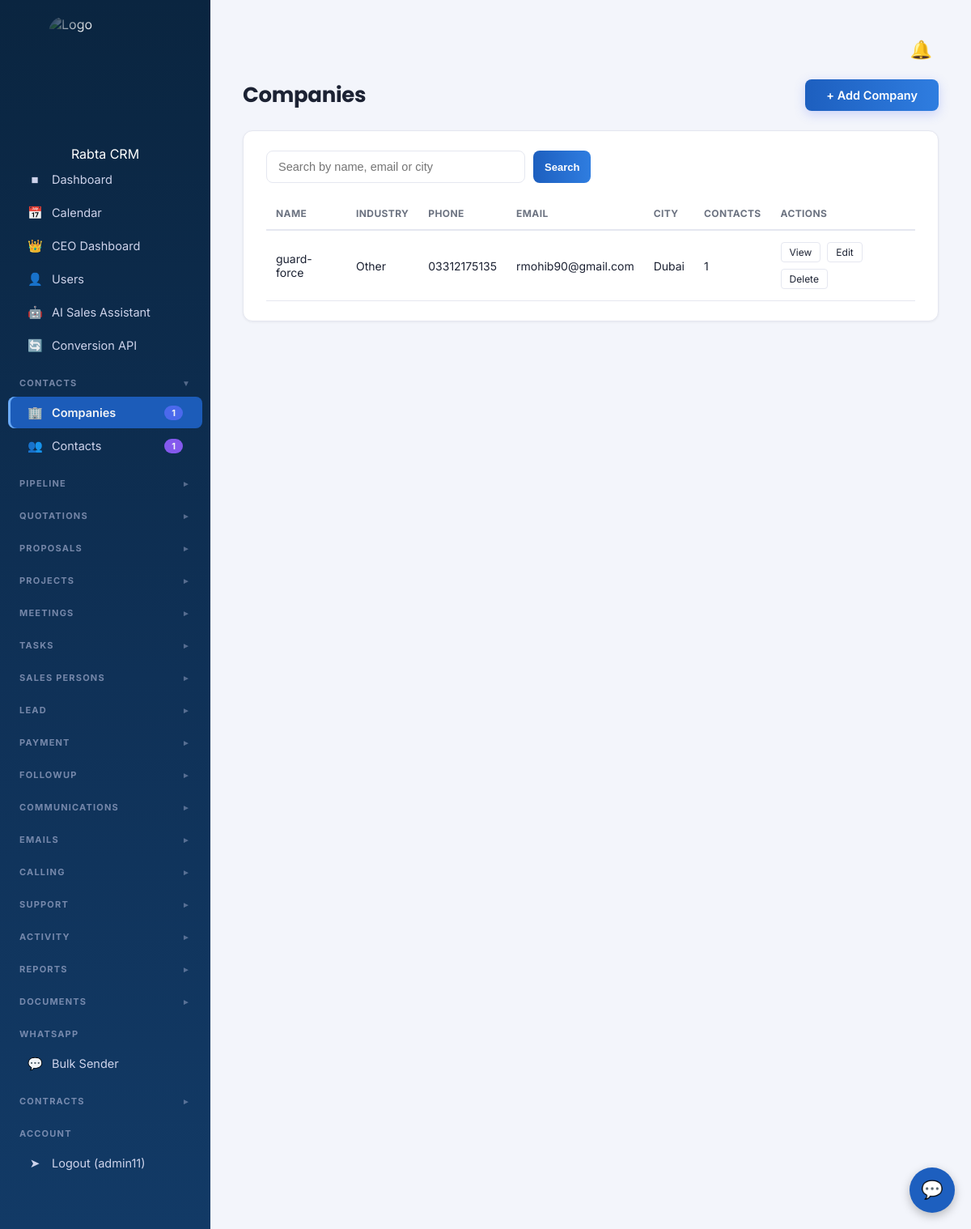
/companies/ (signed in), run on the app's committed database.
### leads/models.py (models this page shows, shortened)
class Company(models.Model):
    name = models.CharField(max_length=200)
    industry = models.CharField(max_length=30, choices=INDUSTRY_CHOICES, blank=True, null=True)
    website = models.URLField(blank=True, null=True)
    email = models.EmailField(blank=True, null=True)
    phone = models.CharField(max_length=30, blank=True, null=True)
    address = models.CharField(max_length=255, blank=True, null=True)
    city = models.CharField(max_length=100, blank=True, null=True)
    country = models.CharField(max_length=100, blank=True, null=True)
    notes = models.TextField(blank=True, null=True)
    created_at = models.DateTimeField(auto_now_add=True)
    class Meta:
        ordering = ['name']
        verbose_name_plural = 'Companies'

### leads/views.py (the view)
# urls.py: path('companies/', views.company_list, name='company_list'),
@login_required
def company_list(request):
    q = request.GET.get('q')
    companies = Company.objects.all()
    if q:
        companies = companies.filter(
            Q(name__icontains=q) | Q(email__icontains=q) | Q(city__icontains=q)
        )
    context = {'companies': companies, 'active': 'companies', 'title': 'Companies'}
    return render(request, 'leads/company_list.html', context)

### leads/templates/leads/company_list.html (shortened to what this page needs)
{% extends 'leads/base.html' %}
{% load custom_filters %}
{% block content %}
<div style="display:flex; justify-content:space-between; align-items:center; margin-bottom:24px;">
    <h1 class="page-title" style="margin:0;">Companies</h1>
    {% if request.user|has_full_access:'contacts' %}
        <a href="{% url 'company_create' %}" class="btn">+ Add Company</a>
    {% endif %}
</div>
<div class="card">
    <form method="get" class="search-bar">
        <input type="text" name="q" class="form-control"
               placeholder="Search by name, email or city" value="{{ request.GET.q }}">
        <button type="submit" class="btn btn-small">Search</button>
    </form>
    <table>
        <thead>
            <tr>
                <th>Name</th><th>Industry</th><th>Phone</th>
                <th>Email</th><th>City</th><th>Contacts</th><th>Actions</th>
            </tr>
        </thead>
        <tbody>
            {% for c in companies %}
            <tr>
                <td><a href="{% url 'company_detail' c.pk %}">{{ c.name }}</a></td>
                <td>{{ c.get_industry_display|default:"-" }}</td>
                <td>{{ c.phone|default:"-" }}</td>
                <td>{{ c.email|default:"-" }}</td>
                <td>{{ c.city|default:"-" }}</td>
                <td>{{ c.contacts.count }}</td>
                <td>
                    <div class="action-links">
                        <a href="{% url 'company_detail' c.pk %}">View</a>
                        {% if request.user|has_full_access:'contacts' %}
                            <a href="{% url 'company_edit' c.pk %}">Edit</a>
                            <a href="{% url 'company_delete' c.pk %}"
                                onclick="return confirm('Delete {{ c.name }}?')">Delete</a>
                        {% else %}
                            <span style="font-size:11px;">👁 View Only</span>
                        {% endif %}
                    </div>
                </td>
            </tr>
            {% empty %}
            <tr><td colspan="7" class="empty-state">No companies yet.</td></tr>
            {% endfor %}
        </tbody>
    </table>
</div>
{% endblock %}

### leads/templates/leads/base.html (shortened to what this page needs)
{% load custom_filters %}
{% load static %}
<!DOCTYPE html>
<html lang="en">
<head>
<link rel="stylesheet" href="{% static 'css/style.css' %}">
</head>
<body>
<div class="app" id="appRoot">
    <aside class="sidebar">
        <div class="brand" style="display:flex; justify-content:center; padding: 20px 0;">
            <div style="
                width: 140px;
                height: 140px;
                border-radius: 20px;
                overflow: hidden;
                -webkit-mask-image: radial-gradient(circle, rgba(0,0,0,1) 55%, rgba(0,0,0,0) 100%);
                mask-image: radial-gradient(circle, rgba(0,0,0,1) 55%, rgba(0,0,0,0) 100%);
            ">
                <img src="{% static 'images/logo1.png' %}"
                    alt="Logo"
                    style="width:100% !important; height:100% !important; object-fit:cover !important; display:block !important;">
            </div>
        </div>
         <div class="brand" style="text-align: center;">Rabta CRM</div>
        <nav>
            <a href="{% url 'dashboard' %}" class="{% if active == 'dashboard' %}active{% endif %}">
                <span class="left"><span class="icon">&#9632;</span> Dashboard</span>
            </a>
            <a href="{% url 'calendar_view' %}" class="{% if active == 'calendar' %}active{% endif %}">
                <span class="left"><span class="icon">&#128197;</span> Calendar</span>
            </a>
            {% if '*' in allowed_sections or user.profile.role == 'ceo' %}
            {% if '*' in allowed_sections or 'ceo_dashboard' in allowed_sections %}
            <a href="{% url 'ceo_dashboard' %}" class="{% if active == 'ceo_dashboard' %}active{% endif %}">
                <span class="left"><span class="icon">👑</span> CEO Dashboard</span>
            </a>
            {% endif %}
            {% if user.is_superuser or user.profile.role == 'admin' %}
            <a href="{% url 'user_list' %}" class="{% if active == 'users' %}active{% endif %}">
                <span class="left"><span class="icon">&#128100;</span> Users</span>
            </a>
            {% endif %}
            {% endif %}
            {% if user.is_superuser or 'leads' in allowed_sections or '*' in allowed_sections %}
            <a href="{% url 'salesai:dashboard' %}" class="{% if active == 'salesai' %}active{% endif %}">
                <span class="left"><span class="icon">&#129302;</span> AI Sales Assistant</span>
            </a>
            {% endif %}
            {% if user.is_superuser or user.profile.role == 'admin' or user.profile.role == 'ceo' %}
            <a href="{% url 'capi:dashboard' %}" class="{% if active == 'capi' %}active{% endif %}">
                <span class="left"><span class="icon">&#128260;</span> Conversion API</span>
            </a>
            {% endif %}
        </nav>
{% if '*' in allowed_sections or 'contacts' in allowed_sections %}
        <div class="section-label dropdown-toggle" onclick="toggleSection('contacts')">
            CONTACTS
            <span class="arrow" id="arrow-contacts">&#9658;</span>
        </div>
        <nav class="dropdown-section" id="section-contacts">
            <a href="{% url 'company_list' %}" class="{% if active == 'companies' %}active{% endif %}">
                <span class="left"><span class="icon">&#127970;</span> Companies</span>
                <span class="badge badge-blue">{{ sidebar_counts.companies }}</span>
            </a>
            <a href="{% url 'contact_list' %}" class="{% if active == 'contacts' %}active{% endif %}">
                <span class="left"><span class="icon">&#128101;</span> Contacts</span>
                <span class="badge badge-purple">{{ sidebar_counts.contacts }}</span>
            </a>
        </nav>
{% endif %}
{% if '*' in allowed_sections or 'pipeline' in allowed_sections %}
        <div class="section-label dropdown-toggle" onclick="toggleSection('pipeline')">
            PIPELINE
            <span class="arrow" id="arrow-pipeline">&#9660;</span>
        </div>
{% endif %}
{% if '*' in allowed_sections or 'quotations' in allowed_sections %}
        <div class="section-label dropdown-toggle" onclick="toggleSection('quotations')">
            QUOTATIONS
            <span class="arrow" id="arrow-quotations">&#9660;</span>
        </div>
{% endif %}
{% if '*' in allowed_sections or 'quotations' in allowed_sections %}
<div class="section-label dropdown-toggle" onclick="toggleSection('proposals')">
    PROPOSALS <span class="arrow" id="arrow-proposals">&#9658;</span>
</div>
{% endif %}
{% if '*' in allowed_sections or 'projects' in allowed_sections %}
        <div class="section-label dropdown-toggle" onclick="toggleSection('projects')">
            PROJECTS
            <span class="arrow" id="arrow-projects">&#9660;</span>
        </div>
{% endif %}
{% if '*' in allowed_sections or 'meetings' in allowed_sections %}
        <div class="section-label dropdown-toggle" onclick="toggleSection('meetings')">
            MEETINGS
            <span class="arrow" id="arrow-meetings">&#9660;</span>
        </div>
{% endif %}
{% if '*' in allowed_sections or 'tasks' in allowed_sections %}
        <div class="section-label dropdown-toggle" onclick="toggleSection('tasks')">
            TASKS
            <span class="arrow" id="arrow-tasks">&#9660;</span>
        </div>
{% endif %}
{% if '*' in allowed_sections or 'salespersons' in allowed_sections %}
        <div class="section-label dropdown-toggle" onclick="toggleSection('salespersons')">
            SALES PERSONS
            <span class="arrow" id="arrow-salespersons">&#9658;</span>
        </div>
{% endif %}
{% if '*' in allowed_sections or 'leads' in allowed_sections %}
        <div class="section-label dropdown-toggle" onclick="toggleSection('lead')">
            LEAD
            <span class="arrow" id="arrow-lead">&#9658;</span>
        </div>
{% endif %}
{% if '*' in allowed_sections or 'payments' in allowed_sections %}
        <div class="section-label dropdown-toggle" onclick="toggleSection('payment')">
            PAYMENT
            <span class="arrow" id="arrow-payment">&#9660;</span>
        </div>
{% endif %}
{% if '*' in allowed_sections or 'followups' in allowed_sections %}
        <div class="section-label dropdown-toggle" onclick="toggleSection('followup')">
            FOLLOWUP
            <span class="arrow" id="arrow-followup">&#9660;</span>
        </div>
{% endif %}
{% if '*' in allowed_sections or 'communications' in allowed_sections %}
        <div class="section-label dropdown-toggle" onclick="toggleSection('communications')">
            COMMUNICATIONS
            <span class="arrow" id="arrow-communications">&#9660;</span>
        </div>
{% endif %}
{% if '*' in allowed_sections or 'emails' in allowed_sections %}
        <div class="section-label dropdown-toggle" onclick="toggleSection('emails')">
            EMAILS
            <span class="arrow" id="arrow-emails">&#9658;</span>
        </div>
{% endif %}
{% if '*' in allowed_sections or 'calling' in allowed_sections %}
        <div class="section-label dropdown-toggle" onclick="toggleSection('calling')">
            CALLING
            <span class="arrow" id="arrow-calling">&#9658;</span>
        </div>
{% endif %}
{% if '*' in allowed_sections or 'support' in allowed_sections %}
        <div class="section-label dropdown-toggle" onclick="toggleSection('support')">
            SUPPORT
            <span class="arrow" id="arrow-support">&#9660;</span>
        </div>
{% endif %}
{% if '*' in allowed_sections or 'activity' in allowed_sections %}
        <div class="section-label dropdown-toggle" onclick="toggleSection('activity')">
            ACTIVITY
            <span class="arrow" id="arrow-activity">&#9660;</span>
        </div>
{% endif %}
{% if '*' in allowed_sections or 'reports' in allowed_sections %}
        <div class="section-label dropdown-toggle" onclick="toggleSection('reports')">
            REPORTS
            <span class="arrow" id="arrow-reports">&#9660;</span>
        </div>
{% endif %}
{% if '*' in allowed_sections or 'documents' in allowed_sections %}
        <div class="section-label dropdown-toggle" onclick="toggleSection('documents')">
            DOCUMENTS
            <span class="arrow" id="arrow-documents">&#9658;</span>
        </div>
{% endif %}
{% if '*' in allowed_sections %}
<div class="section-label">WHATSAPP</div>
<nav>
    <a href="{% url 'bulk_whatsapp_sender' %}"
       class="{% if active == 'bulk_whatsapp' %}active{% endif %}">
        <span class="left"><span class="icon">&#128172;</span> Bulk Sender</span>
    </a>
</nav>
{% endif %}
{% if '*' in allowed_sections or 'contracts' in allowed_sections %}
        <div class="section-label dropdown-toggle" onclick="toggleSection('contracts')">
            CONTRACTS
            <span class="arrow" id="arrow-contracts">&#9658;</span>
        </div>
{% endif %}
        {% if user.is_authenticated %}
        <div class="section-label">ACCOUNT</div>
        <nav>
            <a href="{% url 'logout' %}">
                <span class="left"><span class="icon">&#10148;</span> Logout ({{ user.username }})</span>
            </a>
        </nav>
        {% endif %}
    </aside>
    <main class="main">
        <div class="topbar">
            <a href="{% url 'notification_list' %}" class="notif-bell">
                &#128276;
            </a>
        </div>
        {% block content %}{% endblock %}
    </main>
</div>
<div id="assistant-widget">
    <button id="assistant-toggle">💬</button>
</div>
</body>
</html>

### data on the page
Company: name "guard-force", industry "Other", phone "03312175135", email "rmohib90@gmail.com", city "Dubai", contacts.count "1"

### other printed values
{{ sidebar_counts.companies }} "1"
{{ sidebar_counts.contacts }} "1"
{{ user.username }} "admin11"
